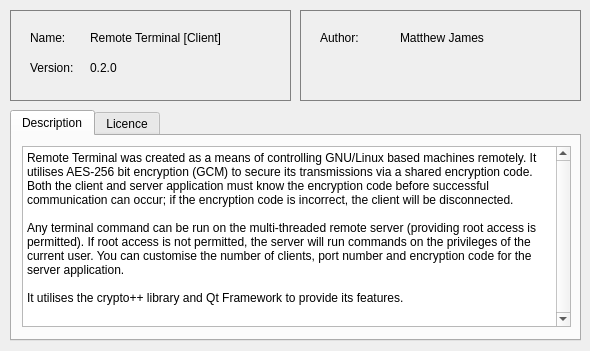
<?xml version="1.0" encoding="UTF-8"?>
<ui version="4.0">
 <class>frmAbout</class>
 <widget class="QWidget" name="frmAbout">
  <property name="geometry">
   <rect>
    <x>0</x>
    <y>0</y>
    <width>590</width>
    <height>351</height>
   </rect>
  </property>
  <property name="sizePolicy">
   <sizepolicy hsizetype="Fixed" vsizetype="Fixed">
    <horstretch>0</horstretch>
    <verstretch>0</verstretch>
   </sizepolicy>
  </property>
  <property name="maximumSize">
   <size>
    <width>590</width>
    <height>351</height>
   </size>
  </property>
  <property name="windowTitle">
   <string>About Remote Terminal [Client]</string>
  </property>
  <widget class="QGroupBox" name="gboProgram">
   <property name="geometry">
    <rect>
     <x>10</x>
     <y>10</y>
     <width>281</width>
     <height>91</height>
    </rect>
   </property>
   <property name="styleSheet">
    <string notr="true">QGroupBox#gboProgram { 
     border: 1px solid gray; 
 }</string>
   </property>
   <property name="title">
    <string/>
   </property>
   <widget class="QLabel" name="lblLProgramName">
    <property name="geometry">
     <rect>
      <x>20</x>
      <y>20</y>
      <width>59</width>
      <height>15</height>
     </rect>
    </property>
    <property name="text">
     <string>Name:</string>
    </property>
   </widget>
   <widget class="QLabel" name="lblLProgramVersion">
    <property name="geometry">
     <rect>
      <x>20</x>
      <y>50</y>
      <width>59</width>
      <height>15</height>
     </rect>
    </property>
    <property name="text">
     <string>Version:</string>
    </property>
   </widget>
   <widget class="QLabel" name="lblProgramName">
    <property name="geometry">
     <rect>
      <x>80</x>
      <y>20</y>
      <width>181</width>
      <height>16</height>
     </rect>
    </property>
    <property name="text">
     <string>Remote Terminal [Client]</string>
    </property>
   </widget>
   <widget class="QLabel" name="lblProgramVersion">
    <property name="geometry">
     <rect>
      <x>80</x>
      <y>50</y>
      <width>59</width>
      <height>16</height>
     </rect>
    </property>
    <property name="text">
     <string>0.2.0</string>
    </property>
   </widget>
  </widget>
  <widget class="QGroupBox" name="gboDevelopers">
   <property name="geometry">
    <rect>
     <x>300</x>
     <y>10</y>
     <width>281</width>
     <height>91</height>
    </rect>
   </property>
   <property name="styleSheet">
    <string notr="true">QGroupBox#gboDevelopers { 
     border: 1px solid gray; 
 }</string>
   </property>
   <property name="title">
    <string/>
   </property>
   <property name="flat">
    <bool>false</bool>
   </property>
   <widget class="QLabel" name="lblLAuthorName">
    <property name="geometry">
     <rect>
      <x>20</x>
      <y>20</y>
      <width>59</width>
      <height>15</height>
     </rect>
    </property>
    <property name="text">
     <string>Author:</string>
    </property>
   </widget>
   <widget class="QLabel" name="lblAuthorName">
    <property name="geometry">
     <rect>
      <x>100</x>
      <y>20</y>
      <width>111</width>
      <height>16</height>
     </rect>
    </property>
    <property name="text">
     <string>Matthew James</string>
    </property>
   </widget>
  </widget>
  <widget class="QTabWidget" name="ctrlAboutTab">
   <property name="geometry">
    <rect>
     <x>10</x>
     <y>110</y>
     <width>571</width>
     <height>231</height>
    </rect>
   </property>
   <property name="currentIndex">
    <number>0</number>
   </property>
   <widget class="QWidget" name="ctrlAboutTabDescription">
    <attribute name="title">
     <string>Description</string>
    </attribute>
    <widget class="QTextEdit" name="txtDescription">
     <property name="geometry">
      <rect>
       <x>10</x>
       <y>10</y>
       <width>549</width>
       <height>181</height>
      </rect>
     </property>
     <property name="verticalScrollBarPolicy">
      <enum>Qt::ScrollBarAlwaysOn</enum>
     </property>
     <property name="readOnly">
      <bool>true</bool>
     </property>
     <property name="html">
      <string>&lt;!DOCTYPE HTML PUBLIC &quot;-//W3C//DTD HTML 4.0//EN&quot; &quot;http://www.w3.org/TR/REC-html40/strict.dtd&quot;&gt;
&lt;html&gt;&lt;head&gt;&lt;meta name=&quot;qrichtext&quot; content=&quot;1&quot; /&gt;&lt;style type=&quot;text/css&quot;&gt;
p, li { white-space: pre-wrap; }
&lt;/style&gt;&lt;/head&gt;&lt;body style=&quot; font-family:'Sans'; font-size:9pt; font-weight:400; font-style:normal;&quot;&gt;
&lt;p style=&quot; margin-top:0px; margin-bottom:0px; margin-left:0px; margin-right:0px; -qt-block-indent:0; text-indent:0px;&quot;&gt;Remote Terminal was created as a means of controlling GNU/Linux based machines remotely. It utilises AES-256 bit encryption (GCM) to secure its transmissions via a shared encryption code. Both the client and server application must know the encryption code before successful communication can occur; if the encryption code is incorrect, the client will be disconnected.&lt;/p&gt;
&lt;p style=&quot;-qt-paragraph-type:empty; margin-top:0px; margin-bottom:0px; margin-left:0px; margin-right:0px; -qt-block-indent:0; text-indent:0px;&quot;&gt;&lt;br /&gt;&lt;/p&gt;
&lt;p style=&quot; margin-top:0px; margin-bottom:0px; margin-left:0px; margin-right:0px; -qt-block-indent:0; text-indent:0px;&quot;&gt;Any terminal command can be run on the multi-threaded remote server (providing root access is permitted). If root access is not permitted, the server will run commands on the privileges of the current user. You can customise the number of clients, port number and encryption code for the server application.&lt;/p&gt;
&lt;p style=&quot;-qt-paragraph-type:empty; margin-top:0px; margin-bottom:0px; margin-left:0px; margin-right:0px; -qt-block-indent:0; text-indent:0px;&quot;&gt;&lt;br /&gt;&lt;/p&gt;
&lt;p style=&quot; margin-top:0px; margin-bottom:0px; margin-left:0px; margin-right:0px; -qt-block-indent:0; text-indent:0px;&quot;&gt;It utilises the crypto++ library and Qt Framework to provide its features.&lt;/p&gt;&lt;/body&gt;&lt;/html&gt;</string>
     </property>
    </widget>
   </widget>
   <widget class="QWidget" name="ctrlTabLicence">
    <attribute name="title">
     <string>Licence</string>
    </attribute>
    <widget class="QTextEdit" name="txtLicence">
     <property name="geometry">
      <rect>
       <x>10</x>
       <y>10</y>
       <width>549</width>
       <height>181</height>
      </rect>
     </property>
     <property name="verticalScrollBarPolicy">
      <enum>Qt::ScrollBarAlwaysOn</enum>
     </property>
     <property name="readOnly">
      <bool>true</bool>
     </property>
     <property name="html">
      <string>&lt;!DOCTYPE HTML PUBLIC &quot;-//W3C//DTD HTML 4.0//EN&quot; &quot;http://www.w3.org/TR/REC-html40/strict.dtd&quot;&gt;
&lt;html&gt;&lt;head&gt;&lt;meta name=&quot;qrichtext&quot; content=&quot;1&quot; /&gt;&lt;style type=&quot;text/css&quot;&gt;
p, li { white-space: pre-wrap; }
&lt;/style&gt;&lt;/head&gt;&lt;body style=&quot; font-family:'Sans'; font-size:9pt; font-weight:400; font-style:normal;&quot;&gt;
&lt;p style=&quot; margin-top:0px; margin-bottom:0px; margin-left:0px; margin-right:0px; -qt-block-indent:0; text-indent:0px;&quot;&gt;This application is under GNU GPLv3. Please read the COPYING.txt file for further terms and conditions of the license.&lt;/p&gt;
&lt;p style=&quot;-qt-paragraph-type:empty; margin-top:0px; margin-bottom:0px; margin-left:0px; margin-right:0px; -qt-block-indent:0; text-indent:0px;&quot;&gt;&lt;br /&gt;&lt;/p&gt;
&lt;p style=&quot; margin-top:0px; margin-bottom:0px; margin-left:0px; margin-right:0px; -qt-block-indent:0; text-indent:0px;&quot;&gt;Copyright © 2017 Matthew James &lt;/p&gt;
&lt;p style=&quot;-qt-paragraph-type:empty; margin-top:0px; margin-bottom:0px; margin-left:0px; margin-right:0px; -qt-block-indent:0; text-indent:0px;&quot;&gt;&lt;br /&gt;&lt;/p&gt;
&lt;p style=&quot; margin-top:0px; margin-bottom:0px; margin-left:0px; margin-right:0px; -qt-block-indent:0; text-indent:0px;&quot;&gt; &amp;quot;Remote Terminal&amp;quot; is free software: you can redistribute it and/or modify it under the terms of the GNU General Public License as published by the Free Software Foundation, either version 3 of the License, or (at your option) any later version.&lt;/p&gt;
&lt;p style=&quot;-qt-paragraph-type:empty; margin-top:0px; margin-bottom:0px; margin-left:0px; margin-right:0px; -qt-block-indent:0; text-indent:0px;&quot;&gt;&lt;br /&gt;&lt;/p&gt;
&lt;p style=&quot; margin-top:0px; margin-bottom:0px; margin-left:0px; margin-right:0px; -qt-block-indent:0; text-indent:0px;&quot;&gt; &amp;quot;Remote Terminal&amp;quot; is distributed in the hope that it will be useful, but WITHOUT ANY WARRANTY; without even the implied warranty of MERCHANTABILITY or FITNESS FOR A PARTICULAR PURPOSE. See the GNU General Public License for more details.&lt;/p&gt;
&lt;p style=&quot;-qt-paragraph-type:empty; margin-top:0px; margin-bottom:0px; margin-left:0px; margin-right:0px; -qt-block-indent:0; text-indent:0px;&quot;&gt;&lt;br /&gt;&lt;/p&gt;
&lt;p style=&quot; margin-top:0px; margin-bottom:0px; margin-left:0px; margin-right:0px; -qt-block-indent:0; text-indent:0px;&quot;&gt;You should have received a copy of the GNU General Public License along with &amp;quot;Remote Terminal&amp;quot;. If not, see http://www.gnu.org/licenses/.&lt;/p&gt;&lt;/body&gt;&lt;/html&gt;</string>
     </property>
    </widget>
   </widget>
  </widget>
 </widget>
 <resources/>
 <connections/>
</ui>
